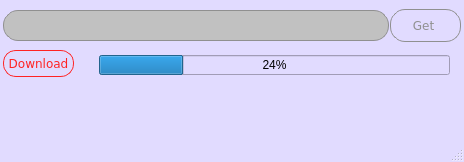
<?xml version="1.0" encoding="UTF-8"?>
<ui version="4.0">
 <class>MainWindow</class>
 <widget class="QMainWindow" name="MainWindow">
  <property name="geometry">
   <rect>
    <x>0</x>
    <y>0</y>
    <width>464</width>
    <height>162</height>
   </rect>
  </property>
  <property name="windowTitle">
   <string>YtDownloader</string>
  </property>
  <property name="windowIcon">
   <iconset>
    <normaloff>../../../Downloads/youtube.svg</normaloff>../../../Downloads/youtube.svg</iconset>
  </property>
  <property name="styleSheet">
   <string notr="true">QMainWindow {
	background-color: rgb(225, 219, 255);
}</string>
  </property>
  <widget class="QWidget" name="centralwidget">
   <property name="styleSheet">
    <string notr="true">QWidget {
	background-color: rgb(225, 219, 255);
}</string>
   </property>
   <widget class="QPushButton" name="get_btn">
    <property name="geometry">
     <rect>
      <x>390</x>
      <y>9</y>
      <width>71</width>
      <height>33</height>
     </rect>
    </property>
    <property name="font">
     <font>
      <family>Verdana</family>
      <pointsize>9</pointsize>
      <weight>50</weight>
      <bold>false</bold>
     </font>
    </property>
    <property name="cursor">
     <cursorShape>PointingHandCursor</cursorShape>
    </property>
    <property name="styleSheet">
     <string notr="true">QPushButton {
background: transparent;
border: 1px solid rgb(144, 144, 144);
border-radius: 15px;
color: rgb(144, 144, 144);
}

QPushButton:hover {
background:  rgb(144, 144, 144);
color: white;
}</string>
    </property>
    <property name="text">
     <string>Get </string>
    </property>
   </widget>
   <widget class="QProgressBar" name="progressBar">
    <property name="geometry">
     <rect>
      <x>99</x>
      <y>55</y>
      <width>351</width>
      <height>20</height>
     </rect>
    </property>
    <property name="value">
     <number>24</number>
    </property>
   </widget>
   <widget class="QLineEdit" name="url_link_field">
    <property name="geometry">
     <rect>
      <x>3</x>
      <y>10</y>
      <width>386</width>
      <height>31</height>
     </rect>
    </property>
    <property name="font">
     <font>
      <pointsize>10</pointsize>
     </font>
    </property>
    <property name="styleSheet">
     <string notr="true">QLineEdit {
background: rgb(193, 193, 193);
color: rgb(255, 255, 255);
border: 1px solid rgb(144, 144, 144);
border-radius: 15px;
}</string>
    </property>
   </widget>
   <widget class="QLabel" name="url_title">
    <property name="geometry">
     <rect>
      <x>10</x>
      <y>90</y>
      <width>441</width>
      <height>41</height>
     </rect>
    </property>
    <property name="font">
     <font>
      <pointsize>11</pointsize>
     </font>
    </property>
    <property name="text">
     <string/>
    </property>
   </widget>
   <widget class="QPushButton" name="download_btn">
    <property name="geometry">
     <rect>
      <x>3</x>
      <y>50</y>
      <width>71</width>
      <height>27</height>
     </rect>
    </property>
    <property name="font">
     <font>
      <family>Verdana</family>
      <pointsize>9</pointsize>
      <weight>50</weight>
      <bold>false</bold>
     </font>
    </property>
    <property name="cursor">
     <cursorShape>PointingHandCursor</cursorShape>
    </property>
    <property name="styleSheet">
     <string notr="true">QPushButton {
background: transparent;
border: 1px solid rgb(255, 35, 35);
border-radius: 13px;
color: rgb(255, 35, 35);
}

QPushButton:hover {
background:  rgb(255, 35, 35);
color: white;
}</string>
    </property>
    <property name="text">
     <string>Download</string>
    </property>
   </widget>
  </widget>
  <widget class="QStatusBar" name="statusbar"/>
 </widget>
 <resources/>
 <connections/>
</ui>
